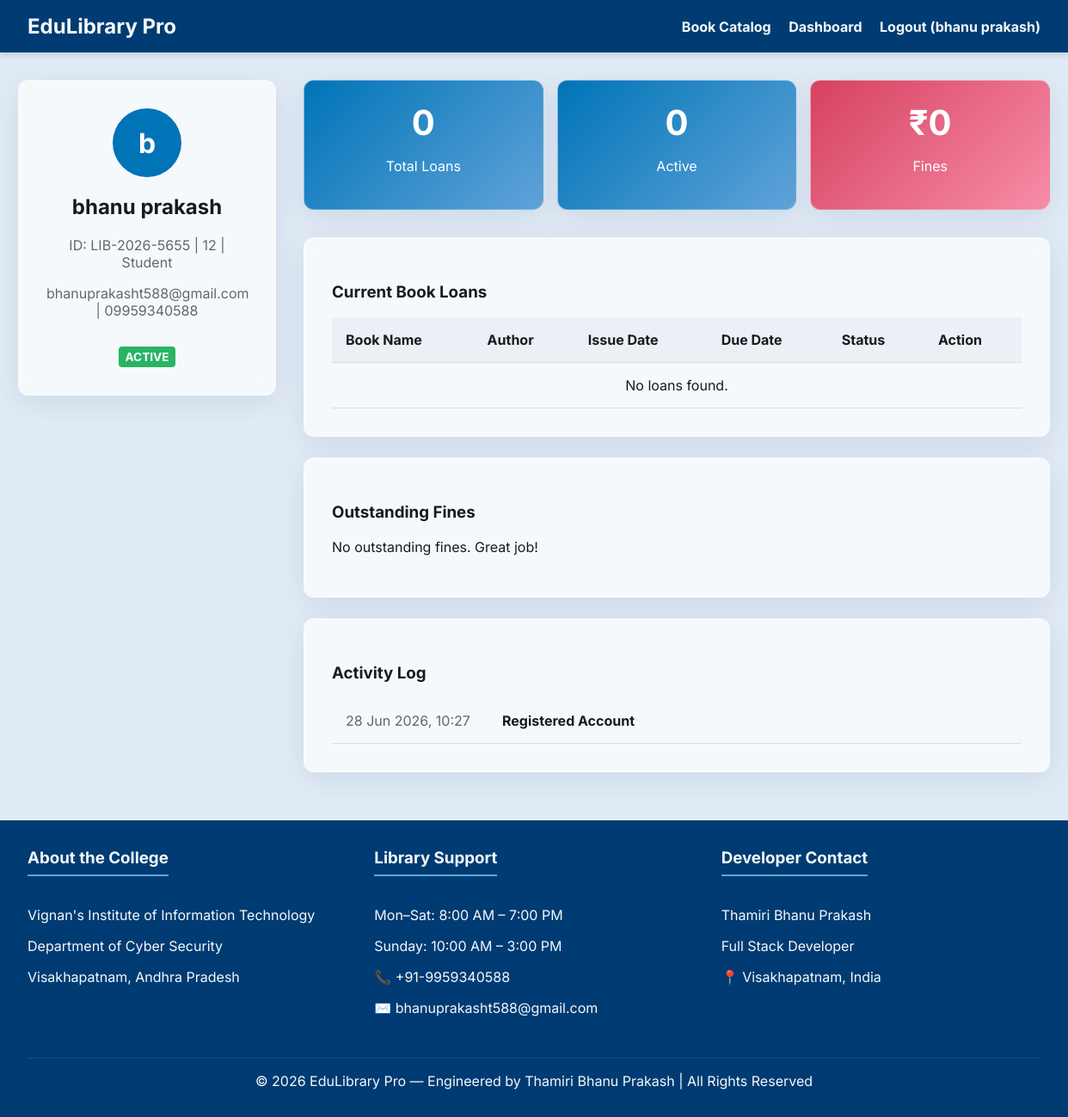
The app's page /dashboard (signed in), older data.
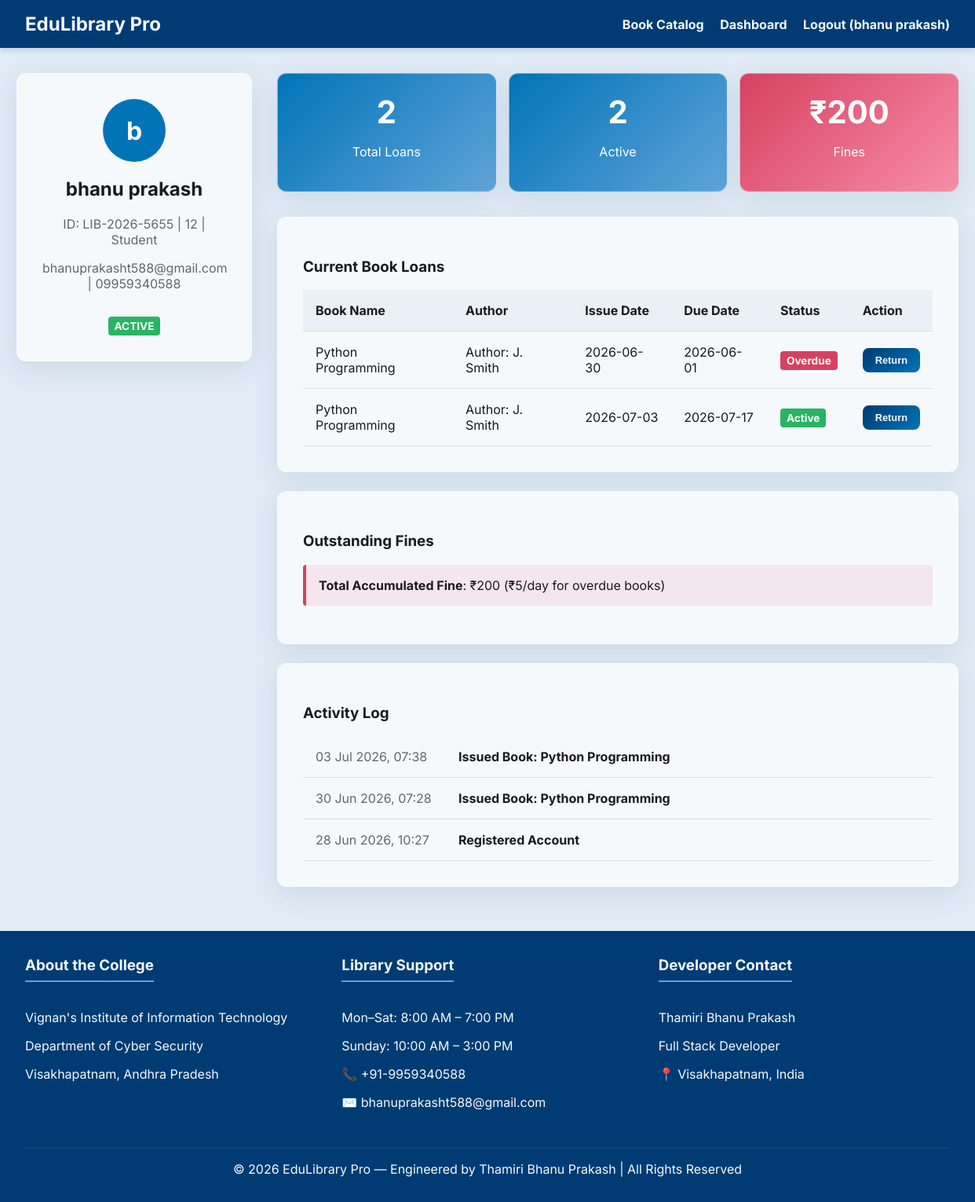
The same page, newer data.
### models.py (models this page shows)
class ActivityLog(Base):
    __tablename__ = "activity_logs"
    id = Column(Integer, primary_key=True, index=True)
    user_id = Column(Integer, ForeignKey("users.id"))
    action = Column(String)
    timestamp = Column(DateTime, default=datetime.datetime.utcnow)
    user = relationship("User", back_populates="activities")

class Loan(Base):
    __tablename__ = "loans"
    id = Column(Integer, primary_key=True, index=True)
    user_id = Column(Integer, ForeignKey("users.id"))
    book_id = Column(Integer, ForeignKey("books.id"))
    issue_date = Column(Date, default=datetime.date.today)
    due_date = Column(Date)
    return_date = Column(Date, nullable=True)
    status = Column(String, default="Active") # Active, Returned, Overdue
    user = relationship("User", back_populates="loans")
    book = relationship("Book", back_populates="loans")

class Book(Base):
    __tablename__ = "books"
    id = Column(Integer, primary_key=True, index=True)
    title = Column(String, index=True)
    author = Column(String, index=True)
    category = Column(String, index=True)
    isbn = Column(String, unique=True, index=True, nullable=True)
    total_copies = Column(Integer, default=1)
    available_copies = Column(Integer, default=1)
    loans = relationship("Loan", back_populates="book")

### main.py (the view)
@app.get("/dashboard", response_class=HTMLResponse)
async def dashboard(request: Request, db: Session = Depends(get_db)):
    user = auth.get_current_user_from_cookie(request, db)
    if not user:
        return RedirectResponse(url="/")
    if user.profession == "Admin":
        return RedirectResponse(url="/admin")
    today = datetime.now().date()
    live_fine_total = 0
    for fine in user.fines:
        if fine.status == "Unpaid":
            live_fine_total += fine.amount
    for loan in user.loans:
        if loan.status != "Returned":
            if today > loan.due_date:
                days_late = 0
                current_date = loan.due_date
                while current_date < today:
                    days_late += 1
                    current_date += timedelta(days=1)
                live_fine_total += (days_late * 5)
    return templates.TemplateResponse(request=request, name="dashboard.html", context={"user": user, "live_fine_total": live_fine_total})

### templates/dashboard.html (shortened to what the changed rows need)
{% extends "base.html" %}
{% block content %}
<div class="dashboard-grid">
    <div class="glass card" style="align-self: start; text-align: center;">
        <h2>{{ user.name }}</h2>
    </div>
    <div>
        <div class="stats-grid">
            <div class="stat-card glass">
                <h2>{{ user.loans|length }}</h2>
                <p>Total Loans</p>
            </div>
            <div class="stat-card glass">
                {% set active_loans = [] %}
                {% for loan in user.loans if loan.status != "Returned" %}
                    {% set _ = active_loans.append(1) %}
                {% endfor %}
                <h2>{{ active_loans|length }}</h2>
                <p>Active</p>
            </div>
           <div class="stat-card glass" style="background: linear-gradient(135deg, var(--danger-color), #f78da7);">
                <h2>₹{{ live_fine_total }}</h2>
                <p>Fines</p>
            </div>
        </div>
        <div class="glass card">
            <table>
                <thead>
                    <tr>
                        <th>Book Name</th>
                        <th>Author</th>
                        <th>Issue Date</th>
                        <th>Due Date</th>
                        <th>Status</th>
                        <th>Action</th>
                    </tr>
                </thead>
                <tbody>
                    {% for loan in user.loans %}
                    <tr>
                        <td>{{ loan.book.title }}</td>
                        <td>{{ loan.book.author }}</td>
                        <td>{{ loan.issue_date }}</td>
                        <td>{{ loan.due_date }}</td>
                        <td>
                            {% if loan.status == 'Active' %}
                                <span class="badge badge-active">Active</span>
                            {% elif loan.status == 'Overdue' %}
                                <span class="badge badge-overdue">Overdue</span>
                            {% else %}
                                <span class="badge badge-returned">Returned</span>
                            {% endif %}
                        </td>
                        <td>
                            {% if loan.status != 'Returned' %}
                            <form action="/return/{{ loan.id }}" method="POST" style="margin: 0;">
                                <button type="submit" class="btn" style="padding: 0.5rem 1rem; font-size: 0.8rem;">Return</button>
                            </form>
                            {% else %}
                            -
                            {% endif %}
                        </td>
                    </tr>
                    {% else %}
                    <tr>
                        <td colspan="6" style="text-align: center;">No loans found.</td>
                    </tr>
                    {% endfor %}
                </tbody>
            </table>
        </div>
        <div class="glass card">
            <h3>Outstanding Fines</h3>
            {% if live_fine_total > 0 %}
                <div style="background: rgba(214, 65, 97, 0.1); border-left: 4px solid var(--danger-color); padding: 1rem; margin-bottom: 1rem; border-radius: 4px;">
                    <strong>Total Accumulated Fine</strong>: ₹{{ live_fine_total }} (₹5/day for overdue books)
                </div>
            {% else %}
                <p>No outstanding fines. Great job!</p>
            {% endif %}
        </div>
        <div class="glass card">
            <table>
                <tbody>
                    {% for activity in user.activities|sort(attribute='timestamp', reverse=True) %}
                    <tr>
                        <td style="width: 150px; color: #666;">{{ activity.timestamp.strftime('%d %b %Y, %H:%M') }}</td>
                        <td><strong>{{ activity.action }}</strong></td>
                    </tr>
                    {% else %}
                    <tr>
                        <td>No activity found.</td>
                    </tr>
                    {% endfor %}
                </tbody>
            </table>
        </div>
    </div>
</div>
{% endblock %}

Row changes from the older to the newer data that the page shows:
added Loan: book "Python Programming", book.author "Author: J. Smith", issue_date "2026-06-30", due_date "2026-06-01", status "Overdue"
added Loan: book "Python Programming", book.author "Author: J. Smith", issue_date "2026-07-03", due_date "2026-07-17", status "Active"
added ActivityLog: timestamp "03 Jul 2026, 07:38", action "Issued Book: Python Programming"
added ActivityLog: timestamp "30 Jun 2026, 07:28", action "Issued Book: Python Programming"
Text that changed along with them:
{{ user.loans|length }}: "0" → "2"
{{ active_loans|length }}: "0" → "2"
{{ live_fine_total }}: "0" → "200"
{{ live_fine_total }}: (not shown) → "200"
text no longer shown: "No loans found. No outstanding fines. Great job!"
text now shown: "Total Accumulated Fine : ₹ (₹5/day for overdue books)"
